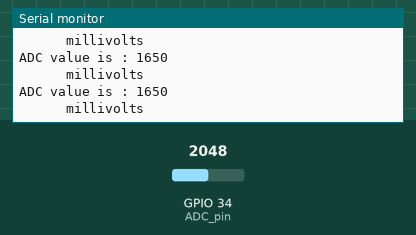
This sketch was run on a simulated ESP32. Parts: the last lines printed to the serial monitor. Inputs (shaded band) come from the test bench; at power-on: GPIO 34 (ADC_pin) = 2048.

Above: at 1.2 s.
1.3 s: GPIO 34 (ADC_pin) set to 2866
At 1.56 s:
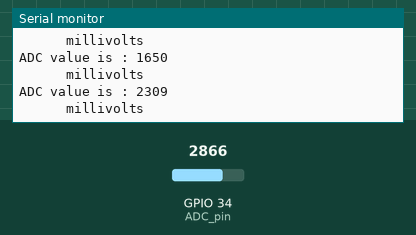
2.8 s: GPIO 34 (ADC_pin) set to 3603
At 2.96 s:
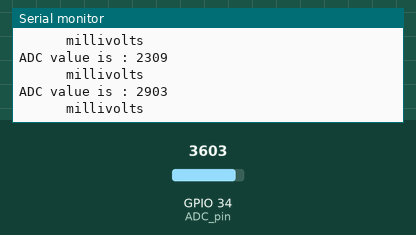
Timing chart, 0 to 5.8 s (numbered marks = the images above; inputs shaded):
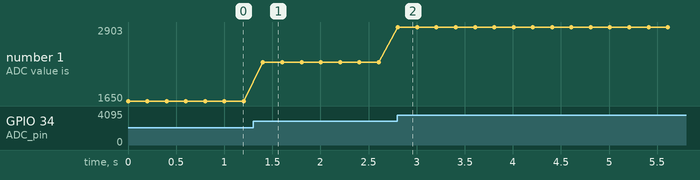

Measured:
- after the input at 1.3 s, the serial monitor: prints a new line after 0.10 s (image 1)
- after the input at 2.8 s, the serial monitor: prints a new line at once (image 2)
- plotted number 1: 1650 → 2309 after the input at 1.3 s, 2309 → 2903 after the input at 2.8 s

The sketch:

2ndcode.ino
```cpp
#define ADC_pin 34
int ADC_value=0;
int ADC_Value_mw=0;
adc_attenuation_t attenudation =ADC_0db;


void setup() {
  // put your setup code here, to run once:
Serial.begin(9600);
pinMode(ADC_pin ,INPUT);
analogSetPinAttenuation(ADC_pin ,attenudation );
}

void loop() {
  // put your main code here, to run repeatedly:
ADC_Value_mw=analogReadMilliVolts(ADC_pin);
Serial.print("ADC value is : ");
Serial.println(ADC_Value_mw);
Serial.println("      millivolts   ");
delay(200);
}
```
